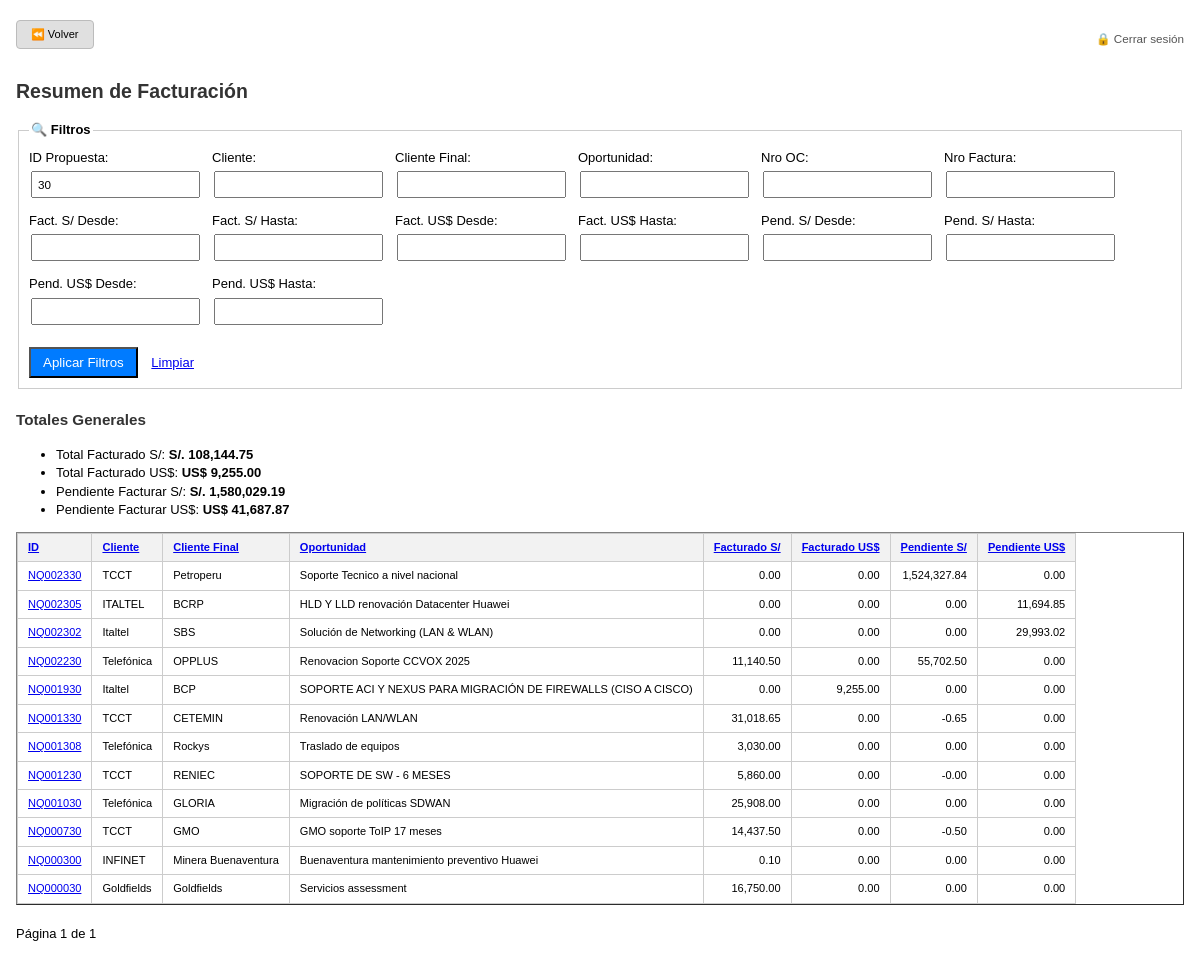
Page /facturacion/resumen?id=30 (signed in) on the committed database.
### tables this page shows
CREATE TABLE propuestas (
    id TEXT PRIMARY KEY,
    nro_antiguo TEXT,
    fecha_solicitud DATE,
    fecha_actualizacion DATE,
    cliente TEXT,
    cliente_final TEXT,
    nombre_oportunidad TEXT,
    account_manager TEXT,
    contacto_cliente TEXT,
    preventa_asignado TEXT,
    probabilidad_cierre REAL,
    status TEXT,
    cierre_soles REAL,
    cierre_dolares REAL,
    comentarios TEXT
);

### app.py (the view, shortened to what this page needs)
@app.route("/facturacion/resumen")
def facturacion_resumen():
    from services.facturacion_service import obtener_todo_facturacion
    ordenes, facturas = obtener_todo_facturacion()
    propuestas = [p for p in leer_propuestas(pagina=1, filas_por_pagina=10000) if (p.status or "").lower() == "booking"]
    resumen = {}
    for p in propuestas:
        resumen[p.id] = {
            "id": p.id,
            "cliente": p.cliente,
            "cliente_final": p.cliente_final,
            "nombre_oportunidad": p.nombre_oportunidad,
            "facturado_soles": 0.0,
            "facturado_dolares": 0.0,
            "pendiente_soles": 0.0,
            "pendiente_dolares": 0.0
        }
    for oc in ordenes:
        id_propuesta = oc["id_propuesta"]
        if id_propuesta in resumen:
            moneda = oc["moneda"]
            monto_oc = float(oc["monto_oc"])
            if moneda == "S/":
                resumen[id_propuesta]["pendiente_soles"] += monto_oc
            elif moneda == "US$":
                resumen[id_propuesta]["pendiente_dolares"] += monto_oc
    excluded_soles = 0.0
    excluded_dolares = 0.0
    for f in facturas:
        id_oc = f["id_oc"]
        for oc in ordenes:
            if oc["id_oc"] == id_oc:
                id_propuesta = oc["id_propuesta"]
                if id_propuesta not in resumen:
                    excluded_soles += float(f["monto_factura_soles"] or 0)
                    excluded_dolares += float(f["monto_factura_dolares"] or 0)
                    print(f"⚠️ OC {oc['id_oc']} con id_propuesta {id_propuesta} no está en resumen → factura {f['nro_factura']}")
                break
        for oc in ordenes:
            if oc["id_oc"] == id_oc:
                id_propuesta = oc["id_propuesta"]
                if id_propuesta in resumen:
                    moneda = oc["moneda"]
                    if moneda == "S/":
                        monto = float(f["monto_factura_soles"] or 0)
                        resumen[id_propuesta]["facturado_soles"] += monto
                        resumen[id_propuesta]["pendiente_soles"] -= monto
                    elif moneda == "US$":
                        monto = float(f["monto_factura_dolares"] or 0)
                        resumen[id_propuesta]["facturado_dolares"] += monto
                        resumen[id_propuesta]["pendiente_dolares"] -= monto
                break
    id_filtro = request.args.get("id", "").strip()
    cliente = request.args.get("cliente", "").strip().lower()
    cliente_final = request.args.get("cliente_final", "").strip().lower()
    nombre_oportunidad = request.args.get("nombre_oportunidad", "").strip().lower()
    min_fact_soles = float(request.args.get("min_fact_soles") or -1)
    max_fact_soles = float(request.args.get("max_fact_soles") or 1e12)
    min_fact_dolares = float(request.args.get("min_fact_dolares") or -1)
    max_fact_dolares = float(request.args.get("max_fact_dolares") or 1e12)
    min_pend_soles = float(request.args.get("min_pend_soles") or -1)
    max_pend_soles = float(request.args.get("max_pend_soles") or 1e12)
    min_pend_dolares = float(request.args.get("min_pend_dolares") or -1)
    max_pend_dolares = float(request.args.get("max_pend_dolares") or 1e12)
    nro_oc = request.args.get("nro_oc", "").strip().lower()
    nro_factura = request.args.get("nro_factura", "").strip().lower()
    data_filtrada = []
    for r in resumen.values():
        if id_filtro and id_filtro not in str(r["id"]):
            continue
        if cliente and cliente not in (r["cliente"] or "").lower():
            continue
        if cliente_final and cliente_final not in (r["cliente_final"] or "").lower():
            continue
        if nombre_oportunidad and nombre_oportunidad not in (r["nombre_oportunidad"] or "").lower():
            continue
        if not (min_fact_soles <= r["facturado_soles"] <= max_fact_soles):
            continue
        if not (min_fact_dolares <= r["facturado_dolares"] <= max_fact_dolares):
            continue
        if not (min_pend_soles <= r["pendiente_soles"] <= max_pend_soles):
            if r["id"] == "NQ000932":
                print(f"❌ NQ000932 filtrada por pendiente_soles → valor={r['pendiente_soles']}, rango={min_pend_soles}-{max_pend_soles}")
            continue
        if not (min_pend_dolares <= r["pendiente_dolares"] <= max_pend_dolares):
            continue
        if nro_oc:
            oc_relacionados = [oc for oc in ordenes if oc["id_propuesta"] == r["id"]]
            if not any(nro_oc in (oc["nro_oc"] or "").lower() for oc in oc_relacionados):
                continue
        data_filtrada.append(r)
    sort = request.args.get("sort")
    order = request.args.get("order", "asc")
    if sort in [
        "id", "cliente", "cliente_final", "nombre_oportunidad",
        "facturado_soles", "facturado_dolares", "pendiente_soles", "pendiente_dolares"
    ]:
        data_filtrada.sort(
            key=lambda r: str(r[sort]).lower() if isinstance(r[sort], str) else r[sort],
            reverse=(order == "desc")
        )
    pagina = int(request.args.get("pagina", 1))
    filas_por_pagina = 50
    offset = (pagina - 1) * filas_por_pagina
    total_paginas = (len(data_filtrada) + filas_por_pagina - 1) // filas_por_pagina
    resumen_paginado = data_filtrada[offset:offset + filas_por_pagina]
    totales = {
        "facturado_soles": sum(r["facturado_soles"] for r in data_filtrada),
        "facturado_dolares": sum(r["facturado_dolares"] for r in data_filtrada),
        "pendiente_soles": sum(r["pendiente_soles"] for r in data_filtrada),
        "pendiente_dolares": sum(r["pendiente_dolares"] for r in data_filtrada),
    }
    args_sin_sort = {k: v for k, v in request.args.items() if k not in ("sort", "order")}
    args_sin_pagina = {k: v for k, v in request.args.items() if k != "pagina"}
    from urllib.parse import urlencode
    print(f"❌ Facturas excluidas: S/ {excluded_soles:,.2f} | US$ {excluded_dolares:,.2f}")
    return render_template("facturacion/facturacion_resumen.html",
                           resumen=resumen_paginado,
                           pagina_actual=pagina,
                           total_paginas=total_paginas,
                           query_string_base=urlencode(args_sin_pagina),
                           totales=totales,
                           args_paginacion=args_sin_pagina,
                           args_headers=args_sin_sort,
                           sort=sort,
                           order=order)

### app.py (called while the page is built)
@app.before_request
def verificar_acceso():
    rutas_publicas = ["/login", "/static", "/favicon.ico"]
    if not session.get("usuario_id"):
        if not any(request.path.startswith(r) for r in rutas_publicas):
            return redirect(url_for('login'))

### services/facturacion_service.py (called while the page is built)
def obtener_todo_facturacion():
    conn = get_db_connection()
    cursor = conn.cursor()
    cursor.execute("SELECT * FROM ordenes_compra")
    ordenes = cursor.fetchall()
    cursor.execute("SELECT * FROM facturas")
    facturas = cursor.fetchall()
    conn.close()
    return ordenes, facturas

### utils/db_connection.py (called while the page is built)
def get_db_connection():
    base_dir = os.path.dirname(os.path.abspath(__file__))
    db_path = os.path.join(base_dir, '..', 'database', 'crm_database.db')
    conn = sqlite3.connect(db_path)
    conn.row_factory = sqlite3.Row  # ✅ Esto permite acceder a las columnas por nombre
    conn.execute("PRAGMA foreign_keys = ON")  # ✅ Activar claves foráneas
    return conn

### templates/facturacion/facturacion_resumen.html (shortened to what this page needs)
{% extends 'base.html' %}
{% block content %}
<h2>Resumen de Facturación</h2>
<form method="GET" action="{{ url_for('facturacion_resumen') }}" style="margin-bottom: 20px;">
  <fieldset style="border: 1px solid #ccc; padding: 10px;">
    <legend><strong>🔍 Filtros</strong></legend>
    <div style="display: flex; flex-wrap: wrap; gap: 10px; align-items: flex-start;">
      <label>ID Propuesta:<br><input type="text" name="id" value="{{ request.args.get('id', '') }}"></label>
      <label>Cliente:<br><input type="text" name="cliente" value="{{ request.args.get('cliente', '') }}"></label>
      <label>Cliente Final:<br><input type="text" name="cliente_final" value="{{ request.args.get('cliente_final', '') }}"></label>
      <label>Oportunidad:<br><input type="text" name="nombre_oportunidad" value="{{ request.args.get('nombre_oportunidad', '') }}"></label>
      <label>Nro OC:<br><input type="text" name="nro_oc" value="{{ request.args.get('nro_oc', '') }}"></label>
      <label>Nro Factura:<br><input type="text" name="nro_factura" value="{{ request.args.get('nro_factura', '') }}"></label>
      <label>Fact. S/ Desde:<br><input type="number" name="min_fact_soles" step="0.01" value="{{ request.args.get('min_fact_soles', '') }}"></label>
      <label>Fact. S/ Hasta:<br><input type="number" name="max_fact_soles" step="0.01" value="{{ request.args.get('max_fact_soles', '') }}"></label>
      <label>Fact. US$ Desde:<br><input type="number" name="min_fact_dolares" step="0.01" value="{{ request.args.get('min_fact_dolares', '') }}"></label>
      <label>Fact. US$ Hasta:<br><input type="number" name="max_fact_dolares" step="0.01" value="{{ request.args.get('max_fact_dolares', '') }}"></label>
      <label>Pend. S/ Desde:<br><input type="number" name="min_pend_soles" step="0.01" value="{{ request.args.get('min_pend_soles', '') }}"></label>
      <label>Pend. S/ Hasta:<br><input type="number" name="max_pend_soles" step="0.01" value="{{ request.args.get('max_pend_soles', '') }}"></label>
      <label>Pend. US$ Desde:<br><input type="number" name="min_pend_dolares" step="0.01" value="{{ request.args.get('min_pend_dolares', '') }}"></label>
      <label>Pend. US$ Hasta:<br><input type="number" name="max_pend_dolares" step="0.01" value="{{ request.args.get('max_pend_dolares', '') }}"></label>
    </div>
    <br>
    <button type="submit" style="padding: 6px 12px; background-color: #007bff; color: white;">Aplicar Filtros</button>
    <a href="{{ url_for('facturacion_resumen') }}" style="margin-left: 10px;">Limpiar</a>
  </fieldset>
</form>
<h3>Totales Generales</h3>
<ul>
  <li>Total Facturado S/: <strong>S/. {{ "{:,.2f}".format(totales.facturado_soles) }}</strong></li>
  <li>Total Facturado US$: <strong>US$ {{ "{:,.2f}".format(totales.facturado_dolares) }}</strong></li>
  <li>Pendiente Facturar S/: <strong>S/. {{ "{:,.2f}".format(totales.pendiente_soles) }}</strong></li>
  <li>Pendiente Facturar US$: <strong>US$ {{ "{:,.2f}".format(totales.pendiente_dolares) }}</strong></li>
</ul>
<table border="1" cellpadding="5" cellspacing="0">
  <thead>
  <tr>
    {% set cols = [
      ("id", "ID"),
      ("cliente", "Cliente"),
      ("cliente_final", "Cliente Final"),
      ("nombre_oportunidad", "Oportunidad"),
      ("facturado_soles", "Facturado S/"),
      ("facturado_dolares", "Facturado US$"),
      ("pendiente_soles", "Pendiente S/"),
      ("pendiente_dolares", "Pendiente US$")
    ] %}
    {% for col, label in cols %}
    <th>
      <a href="{{ url_for('facturacion_resumen', sort=col, order='asc' if sort != col or order == 'desc' else 'desc', **args_headers) }}">
        {{ label }}
      </a>
    </th>
    {% endfor %}
  </tr>
</thead>
  <tbody>
    {% for fila in resumen %}
    <tr>
      <td><a href="javascript:void(0);" onclick="toggleDetalles('{{ fila.id }}')">{{ fila.id }}</a></td>
      <td>{{ fila.cliente }}</td>
      <td>{{ fila.cliente_final }}</td>
      <td>{{ fila.nombre_oportunidad }}</td>
      <td style="text-align: right;">{{ "{:,.2f}".format(fila.facturado_soles) }}</td>
      <td style="text-align: right;">{{ "{:,.2f}".format(fila.facturado_dolares) }}</td>
      <td style="text-align: right;">{{ "{:,.2f}".format(fila.pendiente_soles) }}</td>
      <td style="text-align: right;">{{ "{:,.2f}".format(fila.pendiente_dolares) }}</td>
    </tr>
    {% endfor %}
  </tbody>
</table>
<div style="margin-top: 20px;">
  Página {{ pagina_actual }} de {{ total_paginas }}
</div>
{% endblock %}

### templates/base.html (style rules this page uses)
html { font-size: 13px; }
body { font-family: Arial, sans-serif; margin: 16px; line-height: 1.4; }
h1, h2, h3 { color: #333; margin-bottom: 16px; }
table { border-collapse: collapse; width: 100%; max-width: 100%; overflow-x: auto; display: block; }
th, td { padding: 6px 10px; border: 1px solid #ccc; text-align: left; font-size: 0.85rem; }
th { background-color: #f2f2f2; }
input[type="text"], input[type="date"], input[type="number"], select { padding: 5px; margin: 4px 2px; font-size: 0.9rem; max-width: 100%; }

### rows in the picture
propuestas: id "NQ002330", cliente "TCCT", cliente_final "Petroperu", nombre_oportunidad "Soporte Tecnico a nivel nacional", facturado_soles "0.00", facturado_dolares "0.00", pendiente_soles "1,524,327.84", pendiente_dolares "0.00"
propuestas: id "NQ002305", cliente "ITALTEL", cliente_final "BCRP", nombre_oportunidad "HLD Y LLD renovación Datacenter Huawei", facturado_soles "0.00", facturado_dolares "0.00", pendiente_soles "0.00", pendiente_dolares "11,694.85"
propuestas: id "NQ002302", cliente "Italtel", cliente_final "SBS", nombre_oportunidad "Solución de Networking (LAN & WLAN)", facturado_soles "0.00", facturado_dolares "0.00", pendiente_soles "0.00", pendiente_dolares "29,993.02"
propuestas: id "NQ002230", cliente "Telefónica", cliente_final "OPPLUS", nombre_oportunidad "Renovacion Soporte CCVOX 2025", facturado_soles "11,140.50", facturado_dolares "0.00", pendiente_soles "55,702.50", pendiente_dolares "0.00"
propuestas: id "NQ001930", cliente "Italtel", cliente_final "BCP", nombre_oportunidad "SOPORTE ACI Y NEXUS PARA MIGRACIÓN DE FIREWALLS (CISO A CISCO)", facturado_soles "0.00", facturado_dolares "9,255.00", pendiente_soles "0.00", pendiente_dolares "0.00"
propuestas: id "NQ001330", cliente "TCCT", cliente_final "CETEMIN", nombre_oportunidad "Renovación LAN/WLAN", facturado_soles "31,018.65", facturado_dolares "0.00", pendiente_soles "-0.65", pendiente_dolares "0.00"
propuestas: id "NQ001308", cliente "Telefónica", cliente_final "Rockys", nombre_oportunidad "Traslado de equipos", facturado_soles "3,030.00", facturado_dolares "0.00", pendiente_soles "0.00", pendiente_dolares "0.00"
propuestas: id "NQ001230", cliente "TCCT", cliente_final "RENIEC", nombre_oportunidad "SOPORTE DE SW - 6 MESES", facturado_soles "5,860.00", facturado_dolares "0.00", pendiente_soles "-0.00", pendiente_dolares "0.00"
propuestas: id "NQ001030", cliente "Telefónica", cliente_final "GLORIA", nombre_oportunidad "Migración de políticas SDWAN", facturado_soles "25,908.00", facturado_dolares "0.00", pendiente_soles "0.00", pendiente_dolares "0.00"
propuestas: id "NQ000730", cliente "TCCT", cliente_final "GMO", nombre_oportunidad "GMO soporte ToIP 17 meses", facturado_soles "14,437.50", facturado_dolares "0.00", pendiente_soles "-0.50", pendiente_dolares "0.00"
propuestas: id "NQ000300", cliente "INFINET", cliente_final "Minera Buenaventura", nombre_oportunidad "Buenaventura mantenimiento preventivo Huawei", facturado_soles "0.10", facturado_dolares "0.00", pendiente_soles "0.00", pendiente_dolares "0.00"
propuestas: id "NQ000030", cliente "Goldfields", cliente_final "Goldfields", nombre_oportunidad "Servicios assessment", facturado_soles "16,750.00", facturado_dolares "0.00", pendiente_soles "0.00", pendiente_dolares "0.00"

### other values in the picture
{{ "{:,.2f}".format(totales.facturado_soles) }} "108,144.75"
{{ "{:,.2f}".format(totales.facturado_dolares) }} "9,255.00"
{{ "{:,.2f}".format(totales.pendiente_soles) }} "1,580,029.19"
{{ "{:,.2f}".format(totales.pendiente_dolares) }} "41,687.87"
{{ label }} "ID" "Cliente" "Cliente Final" "Oportunidad" "Facturado S/" "Facturado US$" "Pendiente S/" "Pendiente US$"
{{ pagina_actual }} "1"
{{ total_paginas }} "1"
